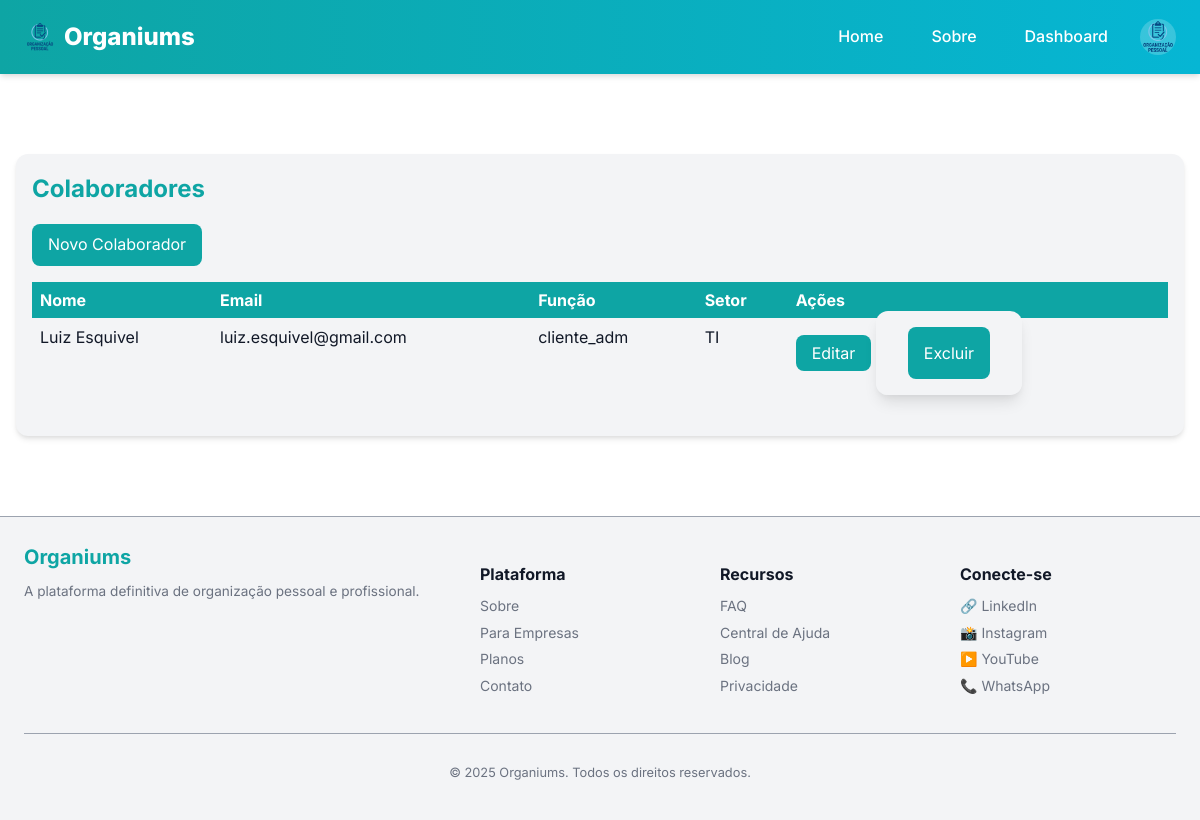
Page /client/collaborators (signed in) on the committed database.
### models.py (models this page shows, shortened)
class User(UserMixin, db.Model):
    __tablename__ = "user"
    id = db.Column(db.Integer, primary_key=True)
    username = db.Column(db.String(50), unique=True, index=True, nullable=False)
    name = db.Column(db.String(120), nullable=False)
    email = db.Column(db.String(120), unique=True, index=True, nullable=False)
    password_hash = db.Column(db.String(128))
    avatar = db.Column(db.String(200))
    role = db.Column(db.String(30), default="cliente", nullable=False)
    company_id = db.Column(db.Integer, db.ForeignKey('company.id'), nullable=True)
    def is_admin(self):
        return self.role == "admin"
    def is_cliente_adm(self):
        return self.role == "cliente_adm"

class Collaborator(db.Model):
    __tablename__ = "collaborator"
    id = db.Column(db.Integer, primary_key=True)
    company_id = db.Column(db.Integer, db.ForeignKey('company.id'), nullable=False)
    user_id = db.Column(db.Integer, db.ForeignKey('user.id'), nullable=True)  # opcionalmente vinculado a um user
    name = db.Column(db.String(200), nullable=False)
    email = db.Column(db.String(200))
    role = db.Column(db.String(100))
    created_at = db.Column(db.DateTime, default=db.func.current_timestamp())
    company = db.relationship('Company', backref='collaborators')
    user = db.relationship('User', backref='collab_profile', uselist=False)
    sector_id = db.Column(db.Integer, db.ForeignKey('sector.id'), nullable=True)

class Sector(db.Model):
    __tablename__ = "sector"
    id = db.Column(db.Integer, primary_key=True)
    company_id = db.Column(db.Integer, db.ForeignKey('company.id'), nullable=False)
    name = db.Column(db.String(200), nullable=False)
    description = db.Column(db.Text, nullable=True)
    created_at = db.Column(db.DateTime, default=db.func.current_timestamp())
    company = db.relationship('Company', backref='sectors')
    collaborators = db.relationship('Collaborator', backref='sector', lazy=True)

### app/views.py (the view)
@bp.route('/client/collaborators')
@login_required
def client_collaborators():
    if not current_user.is_cliente_adm() and not current_user.is_admin():
        abort(403)
    collaborators = Collaborator.query.filter_by(company_id=current_user.company_id).order_by(Collaborator.created_at.desc()).all()
    sectors = Sector.query.filter_by(company_id=current_user.company_id).order_by(Sector.name).all()
    sectors_data = [{"id": s.id, "name": s.name} for s in sectors]
    register_log("Acesso: cliente_adm - collaborators")
    return render_template('client/collaborators_list.html', collaborators=collaborators, sectors=sectors_data)

### app/utils.py (called while the page is built)
def register_log(action, status="ok"):
    user_id = current_user.id if current_user.is_authenticated else None
    ip_address = request.remote_addr
    log = Log(
        user_id=user_id,
        action=action,
        ip_address=ip_address,
        status=status
    )
    db.session.add(log)
    db.session.commit()

### manage.py (called while the page is built)
def create_app(config_object=None):
    app = Flask(__name__, template_folder='app/templates', static_folder='app/static')
    app.config.from_object(config_object or Config)
    db.init_app(app)
    migrate.init_app(app, db)
    login.init_app(app)
    from models import User
    @login.user_loader
    def load_user(user_id):
        return User.query.get(int(user_id))
    from app.views import bp as app_bp
    from api.views import bp as api_bp
    app.register_blueprint(app_bp)
    app.register_blueprint(api_bp, url_prefix='/api')
    app.config['MAX_CONTENT_LENGTH'] = 2 * 1024 * 1024
    register_error_handlers(app)
    @app.shell_context_processor
    def make_shell_context():
        return {'db': db, 'User': User}
    return app

### app/templates/client/collaborators_list.html (shortened to what this page needs)
{% extends "base.html" %}
{% block content %}
<div class="container client-section">
  <h1>Colaboradores</h1>
  <button data-action="create" data-type="collaborator">Novo Colaborador</button>
  {% if collaborators %}
  <table class="client-table">
    <thead>
      <tr>
        <th>Nome</th>
        <th>Email</th>
        <th>Função</th>
        <th>Setor</th>
        <th>Ações</th>
      </tr>
    </thead>
    <tbody>
      {% for c in collaborators %}
      <tr>
        <td>{{ c.name }}</td>
        <td>{{ c.email or '-' }}</td>
        <td>{{ c.role or '-' }}</td>
        <td>{{ c.sector.name if c.sector else '-' }}</td>
        <td>
          <button data-action="edit" data-type="collaborator" data-id="{{ c.id }}" data-title="{{ c.name }}" data-description="{{ c.email }}" data-role="{{ c.role }}" data-sector-id="{{ c.sector_id or '' }}">Editar</button>
          <form action="{{ url_for('app_bp.delete_collaborator', collab_id=c.id) }}" method="POST" style="display:inline;">
            <button type="submit" onclick="return confirm('Excluir colaborador?')">Excluir</button>
          </form>
        </td>
      </tr>
      {% endfor %}
    </tbody>
  </table>
  {% else %}
  <p>Nenhum colaborador cadastrado.</p>
  {% endif %}
</div>
{% endblock %}

### app/templates/components/header.html (shortened to what this page needs)
<header class="site-header">
  <div class="header-wrap">
    <a class="brand" href="{{ url_for('app_bp.home') }}">
      <img class="brand-logo" src="{{ url_for('static', filename='img/logo.png') }}" alt="Organiums" width="32" height="32">
      Organiums
    </a>
    <nav class="desktop-nav">
      <a class="nav-link" href="{{ url_for('app_bp.home') }}">Home</a>
      <a class="nav-link" href="{{ url_for('app_bp.about') }}">Sobre</a>
      {% if current_user.is_authenticated %}
        <a class="nav-link" href="{{ url_for('app_bp.dashboard') }}">Dashboard</a>
        <div class="user-menu">
          {% if current_user.avatar %}
            <img src="{{ current_user.avatar }}" alt="Avatar de {{ current_user.name }}" width="32" height="32" class="user-avatar">
          {% else %}
            <div class="user-avatar placeholder-avatar">{{ current_user.name[0]|upper }}</div>
          {% endif %}
        </div>
      {% else %}
        <a class="nav-link" href="{{ url_for('app_bp.login') }}">Entrar</a>
        <a class="nav-link" href="{{ url_for('app_bp.register') }}">Cadastrar</a>
      {% endif %}
    </nav>
  </div>
</header>

### app/static/css/main.css (style rules this page uses)
* { box-sizing: border-box; }
body { font-family: 'Inter', system-ui, Arial, sans-serif; background: var(--bg); color: var(--fg); margin: 0; padding: 0; line-height: 1.6; }
.container { max-width: var(--container-width); margin: var(--spacing-xl) auto; padding: var(--spacing-md); }
button { background: var(--brand-primary); border: none; color: white; padding: var(--spacing-sm) var(--spacing-md); border-radius: var(--radius); cursor: pointer; transition: var(--transition); }
input, button { font: inherit; }

### app/static/css/vars.css (style rules this page uses)
:root { --bg: #ffffff; --fg: #111827; --brand-primary: #0ea5a4; --brand-secondary: #06b6d4; --brand-dark: #0d9488; --muted: #6b7280; --muted-light: #9ca3af; --bg-light: #f3f4f6; --radius: 8px; --radius-lg: 12px; --shadow: 0 4px 6px -1px rgba(0, 0, 0, 0.1), 0 2px 4px -1px rgba(0, 0, 0, 0.06); --shadow-md: 0 10px 15px -3px rgba(0, 0, 0, 0.1), 0 4px 6px -2px rgba(0, 0, 0, 0.05); --container-width: 1200px; --spacing-xs: 4px; --spacing-sm: 8px; --spacing-md: 16px; --spacing-lg: 24px; --spacing-xl: 32px; --transition: all 0.3s ease; }

### app/static/css/components/header.css (style rules this page uses)
.site-header { background: linear-gradient(90deg, var(--brand-primary), var(--brand-secondary)); color: white; position: sticky; top: 0; z-index: 1000; box-shadow: var(--shadow); }
.header-wrap { max-width: var(--container-width); margin: 0 auto; display: flex; justify-content: space-between; align-items: center; padding: var(--spacing-md) var(--spacing-lg); }
.brand { font-weight: 800; color: white; text-decoration: none; font-size: 1.5rem; display: flex; align-items: center; gap: var(--spacing-sm); }
.brand-logo { height: 32px; width: auto; }
.desktop-nav { display: flex; align-items: center; gap: var(--spacing-md); }
.nav-link { color: white; text-decoration: none; font-weight: 500; padding: var(--spacing-sm) var(--spacing-md); border-radius: var(--radius); transition: var(--transition); position: relative; }
.nav-link::after { content: ''; position: absolute; bottom: 0; left: 50%; width: 0; height: 2px; background-color: white; transition: var(--transition); transform: translateX(-50%); }
.user-menu { display: flex; align-items: center; gap: var(--spacing-sm); position: relative; }
.user-avatar { width: 36px; height: 36px; border-radius: 50%; background-color: rgba(255, 255, 255, 0.2); display: flex; align-items: center; justify-content: center; font-weight: 600; cursor: pointer; }

### app/static/css/pages/public/ajuda.css (style rules this page uses)
table { width: 100%; border-collapse: collapse; margin-bottom: var(--spacing-xl); }
thead { background: var(--brand-primary); color: white; }
thead th { padding: var(--spacing-sm); text-align: left; }
tbody tr { background: var(--bg-light); border-bottom: 1px solid var(--muted-light); }
tbody td { padding: var(--spacing-sm); vertical-align: top; }
form button { background: var(--brand-primary); color: white; padding: var(--spacing-sm) var(--spacing-md); border-radius: var(--radius); border: none; cursor: pointer; transition: var(--transition); }

### app/static/css/pages/auth/registro.css (style rules this page uses)
form { max-width: 500px; margin: 0 auto; padding: var(--spacing-xl); background: var(--bg-light); border-radius: var(--radius-lg); box-shadow: var(--shadow-md); display: flex; flex-direction: column; gap: var(--spacing-md); }
form button { background: var(--brand-primary); color: white; border: none; padding: var(--spacing-md); border-radius: var(--radius); cursor: pointer; font-size: 1rem; transition: var(--transition); }

### app/static/css/pages/auth/login.css (style rules this page uses)
form { max-width: 400px; margin: 0 auto; padding: var(--spacing-xl); background: var(--bg-light); border-radius: var(--radius-lg); box-shadow: var(--shadow-md); display: flex; flex-direction: column; gap: var(--spacing-md); }
form button { background: var(--brand-primary); color: white; border: none; padding: var(--spacing-md); border-radius: var(--radius); cursor: pointer; font-size: 1rem; transition: var(--transition); }

### app/static/css/pages/private/client.css (style rules this page uses)
.client-section { background: var(--bg-light); padding: var(--spacing-lg); border-radius: var(--radius-lg); box-shadow: var(--shadow); margin-bottom: var(--spacing-xl); }
.client-section h1 { margin-top: 0; font-size: 1.5rem; color: var(--brand-primary); }
.client-table { width: 100%; border-collapse: collapse; margin-top: var(--spacing-md); }
.client-table th, .client-table td { padding: var(--spacing-sm) var(--spacing-md); border-bottom: 1px solid var(--muted-light); text-align: left; }
.client-table th { background: var(--brand-primary); color: #fff; }

### rows in the picture
User: avatar (picture)
Collaborator: name "Luiz Esquivel", email "luiz.esquivel@gmail.com", role "cliente_adm", sector "TI"

### other values in the picture
{{ current_year|default(2025) }} "2025"
